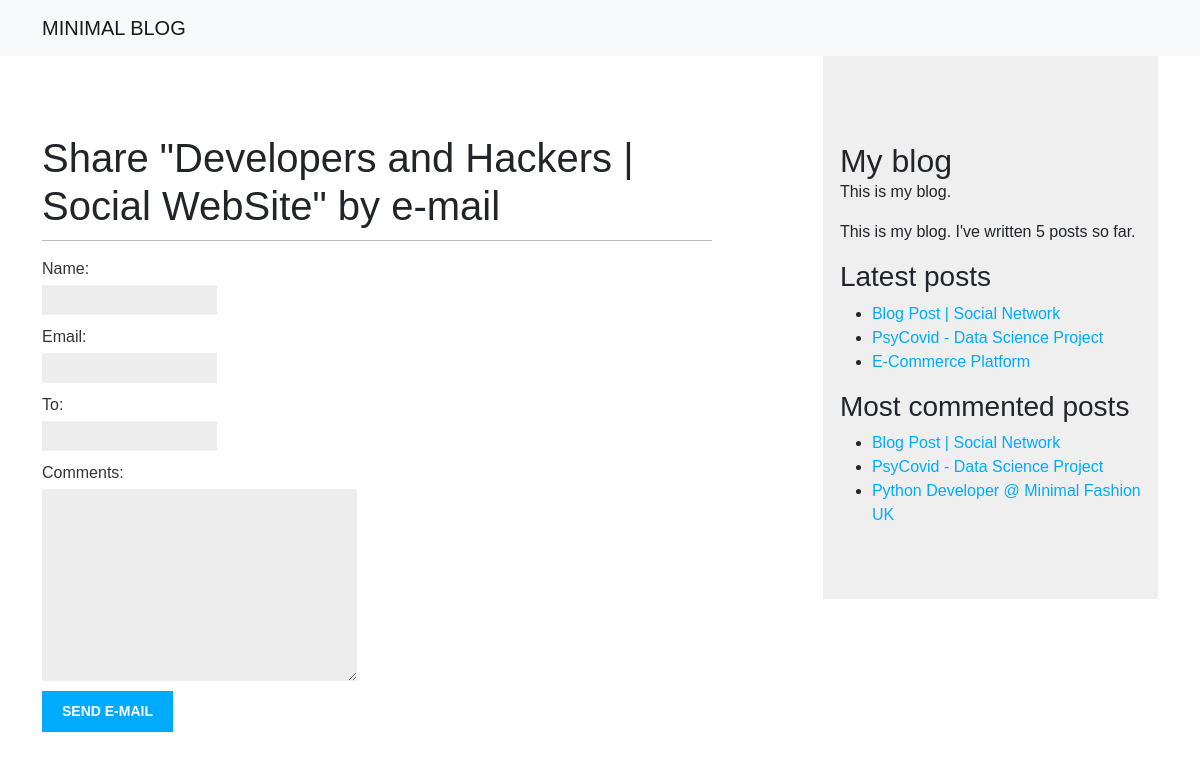
/blog/2/share/, run on an earlier commit of the app's database.
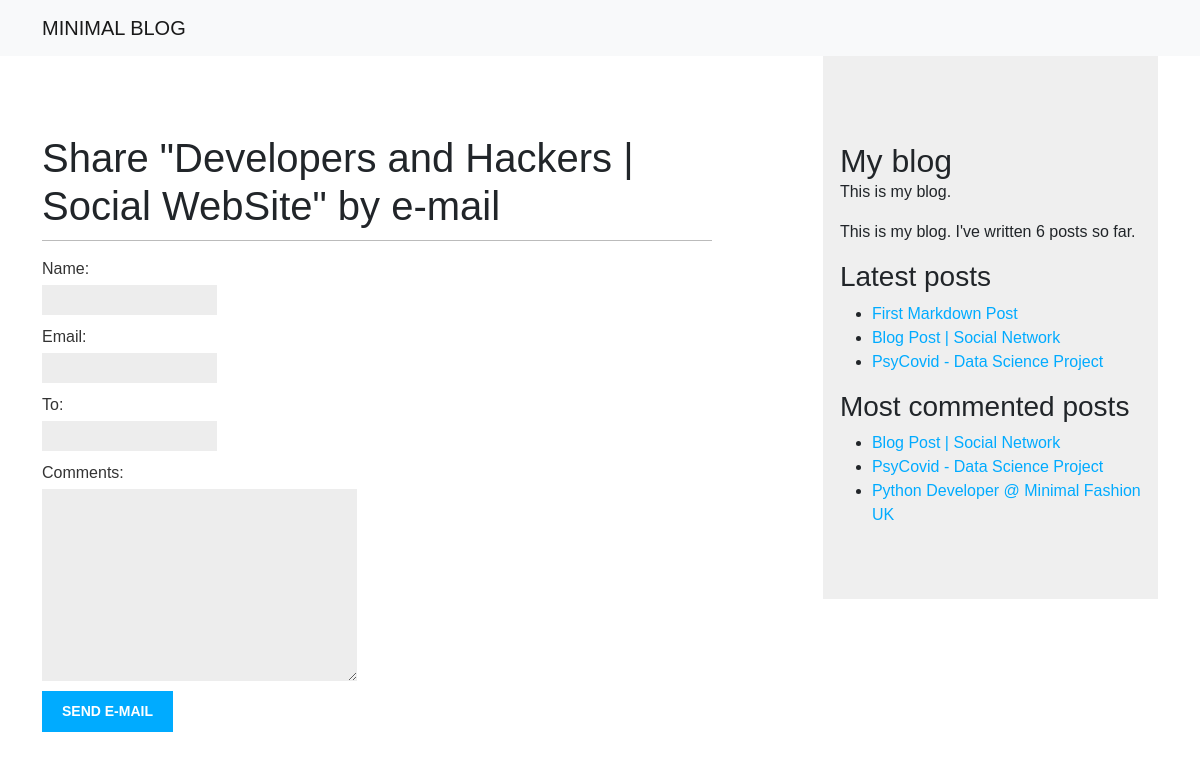
And on a later commit of the database.
### blog/models.py (models this page shows, shortened)
class Post(models.Model):
    STATUS_CHOICES = (
        ("draft", "Draft"),
        ("published", "Published"),
    )
    title = models.CharField(max_length=250)
    slug = models.SlugField(max_length=250, unique_for_date="publish")
    author = models.ForeignKey(
        User, on_delete=models.CASCADE, related_name="blog_posts"
    )
    body = models.TextField()
    publish = models.DateTimeField(default=timezone.now)
    created = models.DateTimeField(auto_now_add=True)
    updated = models.DateTimeField(auto_now=True)
    status = models.CharField(max_length=10, choices=STATUS_CHOICES, default="draft")
    objects = models.Manager()  # The default manager.
    published = PublishedManager()  # Our custom manager.
    tags = TaggableManager()
    class Meta:
        ordering = ("-publish",)
    def get_absolute_url(self):
        return reverse(
            "blog:post_detail",
            args=[self.publish.year, self.publish.month, self.publish.day, self.slug],
        )

### blog/views.py (the view)
# urls.py: path("<int:post_id>/share/", views.post_share, name="post_share"),
def post_share(request, post_id):
    post = get_object_or_404(Post, id=post_id, status="published")
    sent = False
    if request.method == "POST":
        form = EmailPostForm(request.POST)
        if form.is_valid():
            cd = form.cleaned_data
            post_url = request.build_absolute_uri(post.get_absolute_url())
            subject = f"{cd['name']} recommends you read " f"{post.title}"
            message = (
                f"Read {post.title} at {post_url}\n\n"
                f"{cd['name']}'s comments: {cd['comments']}"
            )
            send_mail(subject, message, "pythondeveloperberlin@gmail.com", [cd["to"]])
            sent = True
    else:
        form = EmailPostForm()
    return render(
        request, "blog/post/share.html", {"post": post, "form": form, "sent": sent}
    )

### blog/forms.py
class EmailPostForm(forms.Form):
    name = forms.CharField(max_length=25)
    email = forms.EmailField()
    to = forms.EmailField()
    comments = forms.CharField(required=False,
                                widget=forms.Textarea)

### blog/models.py (called while the page is built)
    def get_queryset(self):
        return super(PublishedManager, self).get_queryset().filter(status="published")

### blog/templatetags/blog_tags.py (called while the page is built)
@register.simple_tag
def total_posts():
    return Post.published.count()

@register.inclusion_tag("blog/post/latest_posts.html")
def show_latest_posts(count=5):
    latest_posts = Post.published.order_by("-publish")[:count]
    return {"latest_posts": latest_posts}

@register.simple_tag
def get_most_commented_posts(count=3):
    return Post.published.annotate(total_comments=Count("comments"))\
        .order_by("-total_comments")[:count]

### blog/templates/blog/post/share.html (shortened to what this page needs)
{% extends "blog/base.html" %}
{% block content %}
  {% if sent %}
    <h1>E-mail successfully sent</h1>
    <p>
      "{{ post.title }}" was successfully sent to {{ form.cleaned_data.to }}.
    </p>
  {% else %}
    <h1>Share "{{ post.title }}" by e-mail</h1>
    <form method="post">
      {{ form.as_p }}
      <input type="submit" value="Send e-mail">
    </form>
  {% endif %}
{% endblock %}

### blog/templates/blog/base.html (shortened to what this page needs)
{% load blog_tags %}
{% load static %}
<!DOCTYPE html>
<html lang="en">
  <head>
    <link href="https://cdn.jsdelivr.net/npm/bootstrap@5.1.3/dist/css/bootstrap.min.css" rel="stylesheet"
>
    <link rel="stylesheet" href="{% static 'css/blog.css' %}">
  </head>
  <body>
      <header>
        <nav class="navbar navbar-light bg-light">
          <div class="container container--narrow">
            <a class="navbar-brand" href="#">
              MINIMAL BLOG
            </a>
          </div>
        </nav>
      </header>
      <main class="container">
        <div id="content">
          {% block content %}
          {% endblock %}
        </div>
        <div id="sidebar">
          <h2>My blog</h2>
          <p>This is my blog.</p>
          <p>This is my blog. I've written {% total_posts %} posts so far.</p>
          <h3>Latest posts</h3>
          {% show_latest_posts 3 %}
          <h3>Most commented posts</h3>
          {% get_most_commented_posts as most_commented_posts %}
          <ul>
            {% for post in most_commented_posts %}
            <li>
              <a href="{{ post.get_absolute_url }}">{{ post.title }}</a>
            </li>
            {% endfor %}
          </ul>
        </div>
      </main>
  </body>
</html>

### blog/templates/blog/post/latest_posts.html
<ul>
  {% for post in latest_posts %}
  <li>
    <a href="{{ post.get_absolute_url }}">{{ post.title }}</a>
  </li>
  {% endfor %}
</ul>

What changed in the data, as far as the page shows it:
no longer on this page (row unchanged): Post: title "E-Commerce Platform", shown under "Latest posts"
added Post: title "First Markdown Post", shown under "Latest posts"
Also different on the page:
text no longer shown: "5"
text now shown: "6"
